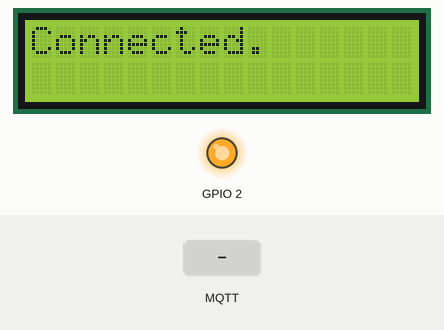
The sketch below on a simulated ESP32. Shown: 16×2 character LCD, output pins drawn as LEDs (lit = HIGH). The inputs (shaded band) are chosen by the test bench. WiFi joins after 1.5 s; servers stay silent unless stated; the local clock reads 2024-03-15 10:24:30 at power-on unless the sketch sets it; random numbers use the default seed unless the sketch sets one; no MQTT or app messages arrive unless stated; what the sketch prints to the serial monitor is not drawn.

Above: at 2.8 s.
2.9 s: MQTT message "3" arrives on the first subscribed topic
At 3.7 s:
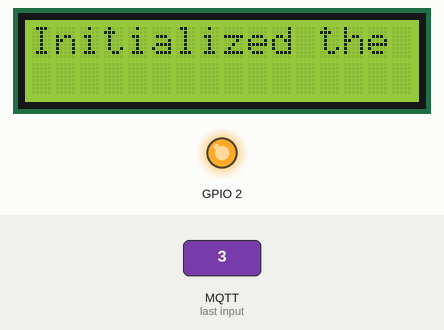
4.4 s: MQTT message "4" arrives on the first subscribed topic
At 5.6 s:
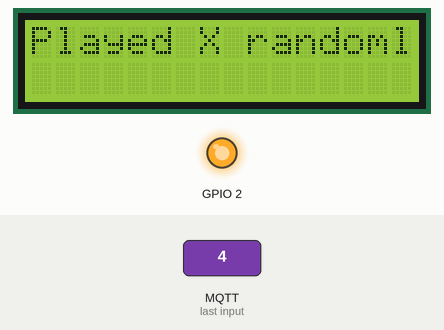
5.9 s: MQTT message "5" arrives on the first subscribed topic
At 6.8 s:
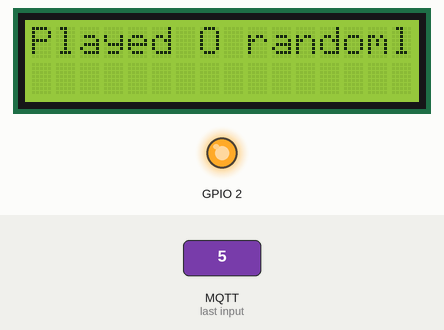
7.4 s: MQTT message "7" arrives on the first subscribed topic
At 7.9 s:
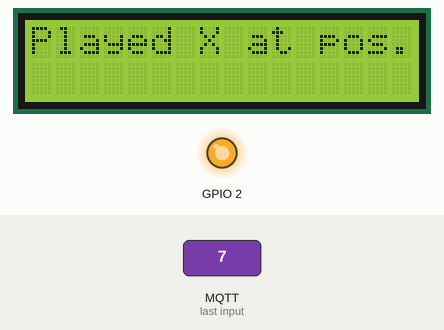
8.9 s: MQTT message "8" arrives on the first subscribed topic
At 10.1 s:
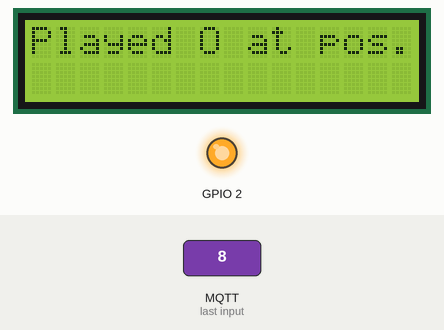
10.4 s: MQTT message "2" arrives on the first subscribed topic
At 11.7 s:
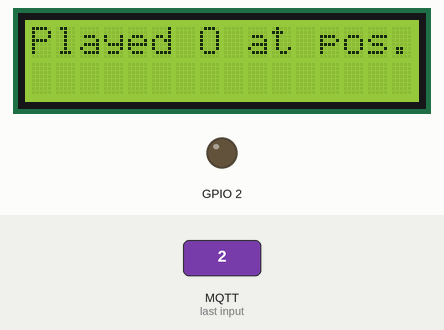
Timing chart, 0 to 12.9 s (numbered marks = the images above; inputs shaded):
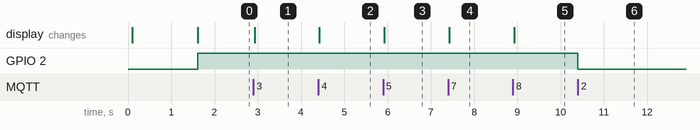

The sketch:

mqtt_esp32_test.ino
```cpp
/*
 Basic ESP8266 MQTT example
 This sketch demonstrates the capabilities of the pubsub library in combination
 with the ESP8266 board/library.
 It connects to an MQTT server then:
  - publishes "hello world" to the topic "outTopic" every two seconds
  - subscribes to the topic "inTopic", printing out any messages
    it receives. NB - it assumes the received payloads are strings not binary
  - If the first character of the topic "inTopic" is an 1, switch ON the ESP Led,
    else switch it off
 It will reconnect to the server if the connection is lost using a blocking
 reconnect function. See the 'mqtt_reconnect_nonblocking' example for how to
 achieve the same result without blocking the main loop.
 To install the ESP8266 board, (using Arduino 1.6.4+):
  - Add the following 3rd party board manager under "File -> Preferences -> Additional Boards Manager URLs":
       http://arduino.esp8266.com/stable/package_esp8266com_index.json
  - Open the "Tools -> Board -> Board Manager" and click install for the ESP8266"
  - Select your ESP8266 in "Tools -> Board"
*/

#include <WiFi.h>
#include <PubSubClient.h>

#include <stdlib.h>
#include <time.h>

#include <stdbool.h>

#include <string.h>

#include <LiquidCrystal_I2C.h>
#include <Wire.h>


#define SDA 14
#define SCL 13

#define NO_WINNERS 0
#define PLAY_X 1
#define PLAY_O 2
#define DRAW 3

int RUN_PROGRAM = false;
int GAME[3][3] =  {{0, 0, 0},
                  { 0, 0, 0},
                  { 0, 0, 0}};

LiquidCrystal_I2C lcd(0x27, 16, 2);

const int dirsGame[] = { 3, 2, 2, 2, 4, 1, 1, 1 };
const int places[] = { 7, 7, 8, 9, 9, 9, 6, 3 };

bool sendGameState = false;
bool FREEZE = false;
char gameState[10];

//const int BUILTIN_LED = 12;
const char* ssid = "Socalled5";
const char* password = "Ariesleo7755";
const char* mqtt_server = "104.196.229.154";

WiFiClient espClient;
PubSubClient client(espClient);
unsigned long lastMsg = 0;
#define MSG_BUFFER_SIZE	(50)
char msg[MSG_BUFFER_SIZE];
int value = 0;

int randomNumLocal() {
  return (rand() % 10);
}

void printLCD(const char* mess) {
  lcd.setCursor(0, 0);
  lcd.clear();
  lcd.print(mess);
}

bool i2CAddrTest(uint8_t addr) {
  Wire.beginTransmission(addr);

  if (Wire.endTransmission() == 0) return true;

  return false;
}

void setup_wifi() {

  delay(10);
  // We start by connecting to a WiFi network
  Serial.println();
  Serial.print("Connecting to ");

  char* con = (char*)malloc(sizeof(char*) * strlen(strcat("CON to ", ssid)));

  if (con == NULL) printLCD("NULL");
  else
  {
    strcpy(con, "CON to ");
    strcat(con, ssid);
    printLCD(con);
  }

  Serial.println(ssid);

  WiFi.mode(WIFI_STA);
  WiFi.begin(ssid, password);

  while (WiFi.status() != WL_CONNECTED) {
    delay(500);
    Serial.print(".");
  }

  //This is for the client id//
  randomSeed(micros());

  Serial.println("");
  Serial.println("WiFi connected");

  //char* ip = (char*)(WiFi.localIP());
  //char* ipStr = (char*)malloc(sizeof(char*) * strlen(strcat("Connected.\nIP: ", ip)));

  //if (ipStr == NULL) printLCD("NULL!!!");
  //else
  //{
  //  strcpy(ipStr, "Connected.\nIP: ");
  //  strcat(ipStr, ip);

  printLCD("Connected.");
  //}

  Serial.println("IP address: ");
  Serial.println(WiFi.localIP());

  digitalWrite(2, HIGH);

  free(con);
}

void initGame() {
  int x = 0;
  int y = 0;

  for (x = 0; x < 3; ++x)
  {
    for (y = 0; y < 3; ++y)
    {
      GAME[x][y] = 0;
    }
  }
}

//1 for x and 2 for o
int playItem(const int item, int pos) {
  bool ok = false;
  int num = -1;
  int x, y;
  bool hasAll = true;

  Serial.print("Playing item.\n");

  for (int i = 0; i < 3; i++)
  {
    for (int j = 0; j < 3; j++)
    {
      if (GAME[i][j] == 0) hasAll = false;
    }
  }

  if (hasAll)
  {
    Serial.print("All are filled!\n");
    return DRAW;
  }

  while (!ok)
  {
    if (pos == 0) num = randomNumLocal();
    else num = pos - 1;

    y = num % 3;
    x = num / 3;

    if (GAME[x][y] == 0)
    {
      ok = true;
      GAME[x][y] = item;
      Serial.print("Found pos.\n");
    }
    else
    {
      if (pos != 0) pos = 0;
    }

    Serial.printf(". Random Pos: %d\n", num);
  }

  Serial.print("Checking game.\n");
  if (checkGame(item)) return item;

  return NO_WINNERS;
}

bool checkGame(const int item) {
  //1 = -, 2 = |, 3 = /, 4 = \
  //int i = 0;
  //int j = 0;
  //int k = 0;
  int prevNum = 0;
  int wInt;

  int x, y;
  int yes = 0;

  int baseNum;
  int workingNum;

  int check[] = { 0, 0, 0 };

  bool won = false;

  //Check dires
  for (int i = 0; i < 8; ++i)
  {
    baseNum = places[i] - 1;

    //Serial.printf("Pass: %d, Base Num: %d ------------------- \n", i, baseNum);
    //ACtually check dirs
    for (int j = 0; j < 3; ++j)
    {
      wInt = dirsGame[i];

      switch(wInt)
      {
        case 1:
        {
          workingNum = baseNum - j;
          break;
        }
        case 2:
        {
          workingNum = baseNum - (j * 3);
          break;
        }
        case 3:
        {
          workingNum = baseNum - (j * 2);
          break;
        }
        case 4:
        {
          workingNum = baseNum - (j * 4);
          break;
        }
      }

      y = workingNum % 3;
      x = workingNum / 3;

      check[j] = GAME[x][y];
      //Serial.printf("X: %d, Y: %d, Res: %d\n", x, y, check[j]);
    }

    //Check if won
    yes = 0;
    for (int k = 0; k < 3; ++k)
    {
      if (check[k] == item) yes += 1;
    }

    if (yes == 3) won = true;
  }

  return won;
}

//This function is called when ever the ESP discoveres
void callback(char* topic, byte* payload, unsigned int length) {
  int itemCheck = NO_WINNERS;

  Serial.print("Message arrived [");
  Serial.print(topic);
  Serial.print("] ");
  for (int i = 0; i < length; i++) {
    Serial.print((char)payload[i]);
  }
  Serial.println();

  if (length <= 0) return;

  char retPay = (char)payload[0];
  int posToPlay = 0;

  if (length > 0) posToPlay = payload[1] - '0';

  //Serial.print("Reading results\n");

  // Switch on the LED if an 1 was received as first character
  switch (retPay)
  {
    case '1':
    {
      digitalWrite(2, HIGH);
      Serial.print("Set LED on.\n");
      break;
    }
    case '2':
    {
      digitalWrite(2, LOW);  // Turn the LED off by making the voltage HIGH
      Serial.print("Set LED off.\n");
      break;
    }
    case '3':
    {
      initGame();
      printLCD("Initialized the TIC TAC TOE game.\n");
      FREEZE = false;
      break;
    }
    case '4':
    {
      if (FREEZE) return;
      itemCheck = playItem(PLAY_X, posToPlay); //X
      printLCD("Played X randomly.\n");
      break;
    }
    case '5':
    {
      if (FREEZE) return;
      itemCheck = playItem(PLAY_O, posToPlay); //O
      printLCD("Played O randomly.\n");
      break;
    }
    case '6':
    {
      if (FREEZE) return;
      sendGameState = true;
      Serial.print("Return the state of the game.\n");
      break;
    }
    case '7':
    {
      if (FREEZE) return;
      itemCheck = playItem(PLAY_X, posToPlay); //X
      printLCD("Played X at pos.\n");
      sendGameState = true;
      break;
    }
    case '8':
    {
      if (FREEZE) return;
      itemCheck = playItem(PLAY_O, posToPlay); //X
      printLCD("Played O at pos.\n");
      sendGameState = true;
      break;
    }
    case '9':
    {
      FREEZE = false;
      break;
    }
  }

  //Display if person won
  switch (itemCheck)
  {
    case PLAY_X:
    {
      Serial.print("~~~~~~~~~ X HAS WON! ~~~~~~~~~~~~\n");
      break;
    }
    case PLAY_O:
    {
      Serial.print("~~~~~~~~~ O HAS WON! ~~~~~~~~~~~~\n");
      break;
    }
    case DRAW:
    {
      Serial.print("~~~~~~~~~ DRAW! ~~~~~~~~~~~~\n");
      break;
    }
  }
}

void reconnect() {
  // Loop until we're reconnected
  while (!client.connected()) {
    Serial.print("Attempting MQTT connection...");
    // Create a random client ID
    String clientId = "ESP32Client-";
    clientId += String(random(0xffff), HEX);
    // Attempt to connect
    if (client.connect(clientId.c_str())) {
      Serial.println("connected");
      // Once connected, publish an announcement...
      client.publish("outTopic", "hello world");
      // ... and resubscribe
      client.subscribe("inTopic");
    } else {
      Serial.print("failed, rc=");
      Serial.print(client.state());
      Serial.println(" try again in 5 seconds");
      // Wait 5 seconds before retrying
      delay(5000);
    }
  }
}

void setup() {
  srand(time(NULL));

  Wire.begin(SDA, SCL);
  lcd.init();
  lcd.backlight();
  lcd.setCursor(0, 0);
  //lcd.print("Hello, world!");

  pinMode(2, OUTPUT);     // Initialize the BUILTIN_LED pin as an output
  Serial.begin(115200);
  setup_wifi();
  client.setServer(mqtt_server, 1883);
  client.setCallback(callback);
}

void loop() {
  if (!client.connected()) {
    reconnect();
  }

  client.loop();

  //Send game state to GCP
  if (sendGameState)
  {
    int x, y;

    for (x = 0; x < 3; x++)
    {
      for (y = 0; y < 3; y++)
      {
        gameState[y + (x * 3)] = (char)(GAME[x][y] + 48);
        //Serial.print(y + (x * 3));
      }
    }

    gameState[9] = '\0';

    //Send game state
    client.publish("tttGame", gameState);

    sendGameState = false;
  }

  //Check if game has won.
  if (!FREEZE)
  {
    if (checkGame(PLAY_X))
    {
      printLCD("X has won!");
      client.publish("tttGame", "X has won!");
      FREEZE = true;
    }

    if (checkGame(PLAY_O))
    {
      printLCD("O has won!");
      client.publish("tttGame", "O has won!");
      FREEZE = true;
    }
  }
}
```

Measured:
- after the input at 2.9 s, the display: changes at once (image 1)
- after the input at 4.4 s, the display: changes at once (image 2)
- after the input at 5.9 s, the display: changes at once (image 3)
- after the input at 7.4 s, the display: changes at once (image 4)
- after the input at 8.9 s, the display: changes at once (image 5)
- after the input at 10.4 s, GPIO 2: HIGH → LOW at once
